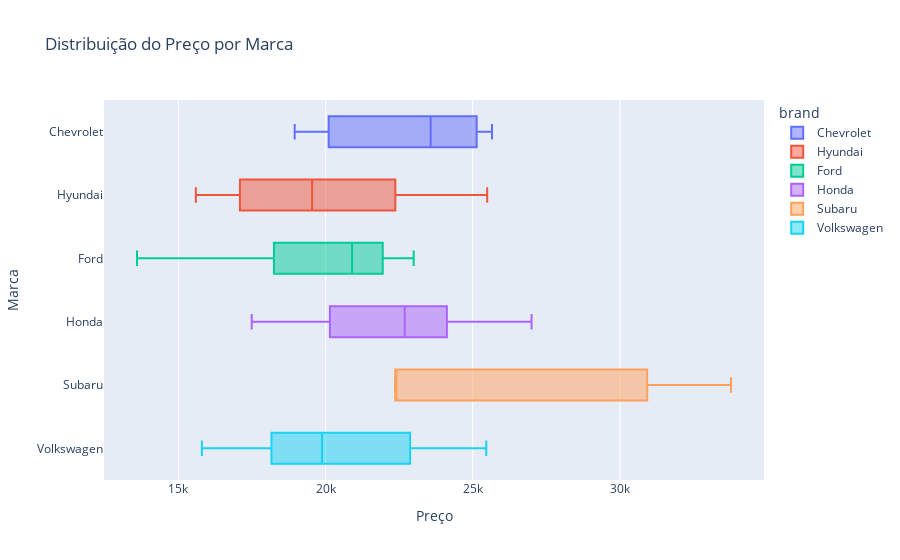

The cell this chart's notebook holds for it:
### Markdown cell above
* **Análise Interativa de Preço por Marca**

### Code cell
fig = px.box(dados, x='price', y='brand', color='brand', title='Distribuição do Preço por Marca')
fig.update_layout(xaxis_title='Preço', yaxis_title='Marca')
fig.show()

### Figure 1 — Plotly figure (JSON) as saved in the notebook; plotly's stock layout.template omitted (floating-point values rounded to 4 significant figures)
{"data": [{"alignmentgroup": "True", "hovertemplate": "brand=%{y}<br>price=%{x}<extra></extra>", "legendgroup": "Chevrolet", "marker": {"color": "#636efa"}, "name": "Chevrolet", "notched": false, "offsetgroup": "Chevrolet", "orientation": "h", "showlegend": true, "type": "box", "x": [25655, 18949, 23570], "x0": " ", "xaxis": "x", "y": ["Chevrolet", "Chevrolet", "Chevrolet"], "y0": " ", "yaxis": "y"}, {"alignmentgroup": "True", "hovertemplate": "brand=%{y}<br>price=%{x}<extra></extra>", "legendgroup": "Hyundai", "marker": {"color": "#EF553B"}, "name": "Hyundai", "notched": false, "offsetgroup": "Hyundai", "orientation": "h", "showlegend": true, "type": "box", "x": [15590, 16787, 17993, 25491, 22493, 21999, 19542], "x0": " ", "xaxis": "x", "y": ["Hyundai", "Hyundai", "Hyundai", "Hyundai", "Hyundai", "Hyundai", "Hyundai"], "y0": " ", "yaxis": "y"}, {"alignmentgroup": "True", "hovertemplate": "brand=%{y}<br>price=%{x}<extra></extra>", "legendgroup": "Ford", "marker": {"color": "#00cc96"}, "name": "Ford", "notched": false, "offsetgroup": "Ford", "orientation": "h", "showlegend": true, "type": "box", "x": [13590, 22993, 20900, 19795, 21591], "x0": " ", "xaxis": "x", "y": ["Ford", "Ford", "Ford", "Ford", "Ford"], "y0": " ", "yaxis": "y"}, {"alignmentgroup": "True", "hovertemplate": "brand=%{y}<br>price=%{x}<extra></extra>", "legendgroup": "Honda", "marker": {"color": "#ab63fa"}, "name": "Honda", "notched": false, "offsetgroup": "Honda", "orientation": "h", "showlegend": true, "type": "box", "x": [20590, 18277, 26999, 19450, 22688, 22988, 26988, 24498, 26788, 22899, 21998, 26788, 19998, 21994, 22995, 19998, 25991, 22991, 22476, 21988, 22988, 17488, 19403], "x0": " ", "xaxis": "x", "y": ["Honda", "Honda", "Honda", "Honda", "Honda", "Honda", "Honda", "Honda", "Honda", "Honda", "Honda", "Honda", "Honda", "Honda", "Honda", "Honda", "Honda", "Honda", "Honda", "Honda", "Honda", "Honda", "Honda"], "y0": " ", "yaxis": "y"}, {"alignmentgroup": "True", "hovertemplate": "brand=%{y}<br>price=%{x}<extra></extra>", "legendgroup": "Subaru", "marker": {"color": "#FFA15A"}, "name": "Subaru", "notched": false, "offsetgroup": "Subaru", "orientation": "h", "showlegend": true, "type": "box", "x": [33777, 22360, 22388], "x0": " ", "xaxis": "x", "y": ["Subaru", "Subaru", "Subaru"], "y0": " ", "yaxis": "y"}, {"alignmentgroup": "True", "hovertemplate": "brand=%{y}<br>price=%{x}<extra></extra>", "legendgroup": "Volkswagen", "marker": {"color": "#19d3f3"}, "name": "Volkswagen", "notched": false, "offsetgroup": "Volkswagen", "orientation": "h", "showlegend": true, "type": "box", "x": [22491, 17500, 17880, 19795, 15795, 24498, 25460, 19877, 18999, 22999, 21680], "x0": " ", "xaxis": "x", "y": ["Volkswagen", "Volkswagen", "Volkswagen", "Volkswagen", "Volkswagen", "Volkswagen", "Volkswagen", "Volkswagen", "Volkswagen", "Volkswagen", "Volkswagen"], "y0": " ", "yaxis": "y"}], "layout": {"boxmode": "overlay", "legend": {"title": {"text": "brand"}, "tracegroupgap": 0}, "title": {"text": "Distribuição do Preço por Marca"}, "xaxis": {"anchor": "y", "domain": [0, 1], "title": {"text": "Preço"}}, "yaxis": {"anchor": "x", "categoryarray": ["Volkswagen", "Subaru", "Honda", "Ford", "Hyundai", "Chevrolet"], "categoryorder": "array", "domain": [0, 1], "title": {"text": "Marca"}}}}
